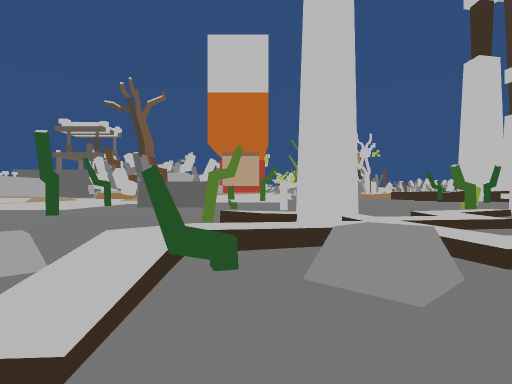
[1] (above)

23 first-person views from a walk through a 3-D level made in the Unity game engine. The camera is 1.4 m above the floor, looks level and sees 75° across. The floor is counted in squares, 1.61 m on a side. Each view is taken from the middle of a square. On the plan, view 1 faces up. The plan holds only what a view shows up to about 12 squares ahead; the rest is blank. The place goes on beyond the plan. The player is left out.

[2]
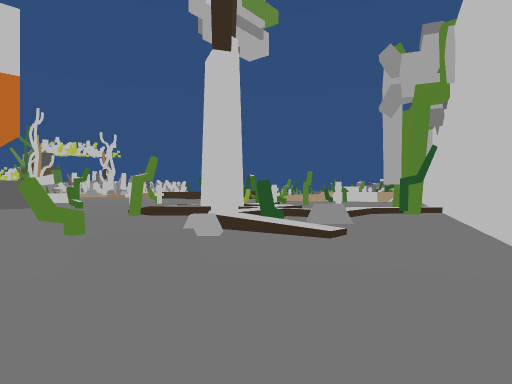

[3]
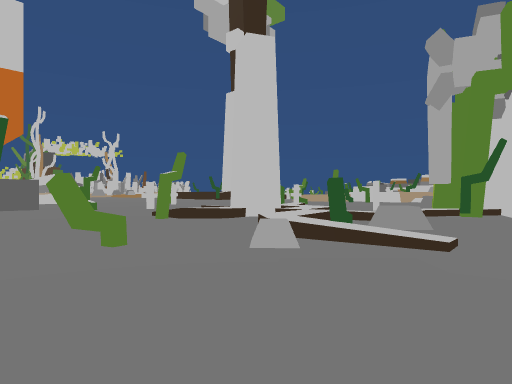

[4]
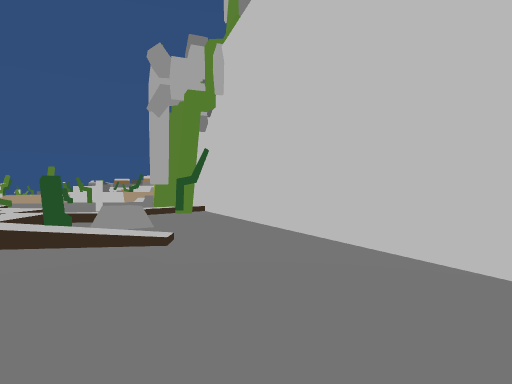

[5]
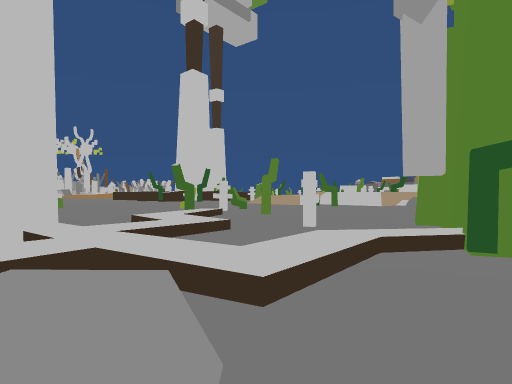

[6]
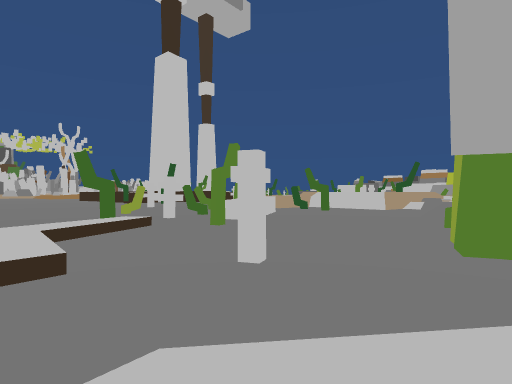

[7]
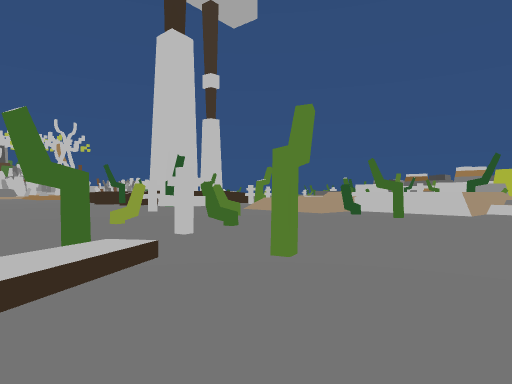

[8]
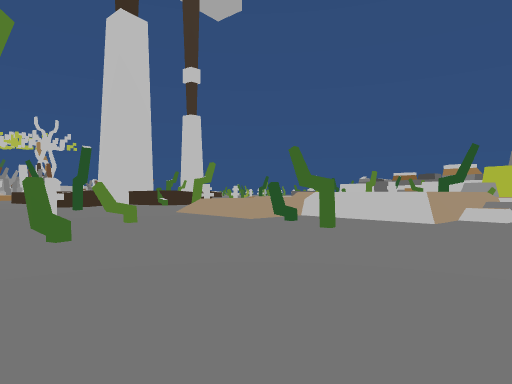

[9]
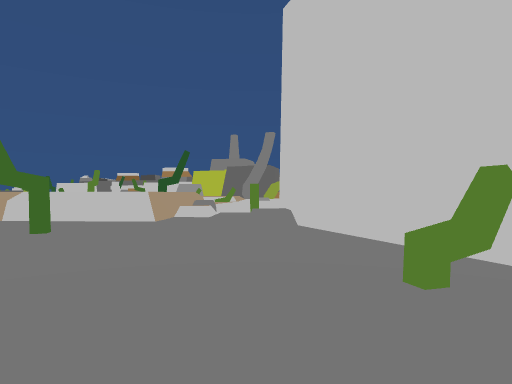

[10]
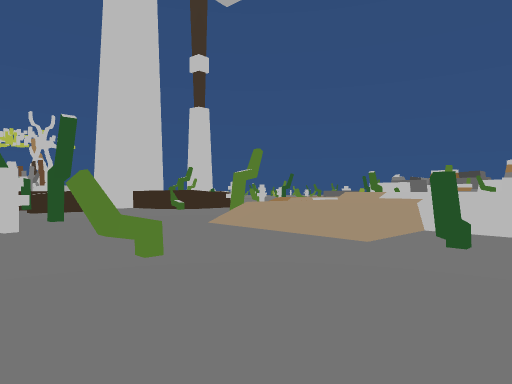

[11]
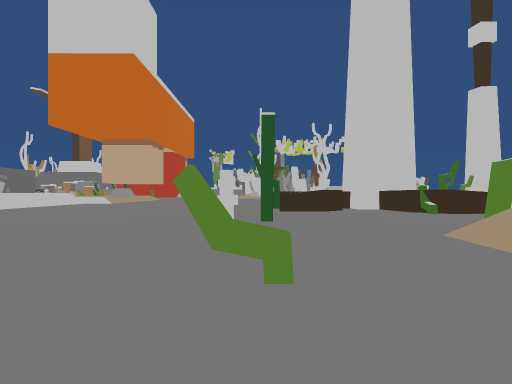

[12]
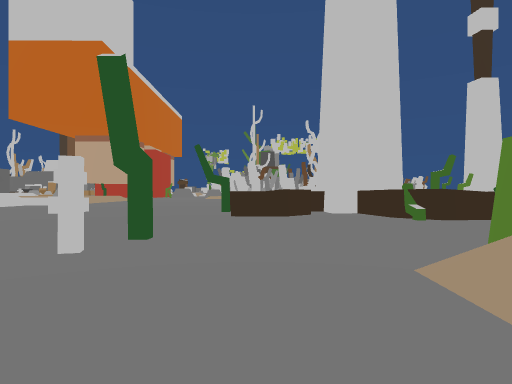

[13]
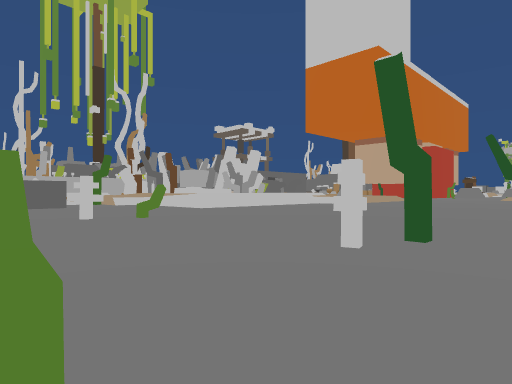

[14]
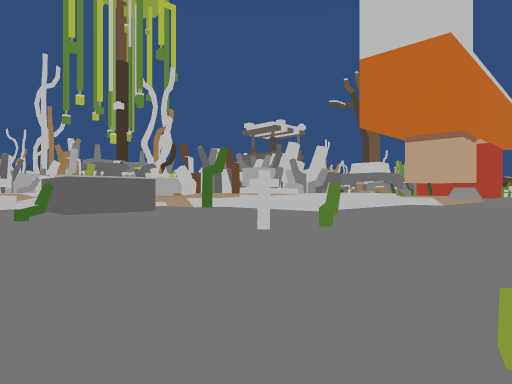

[15]
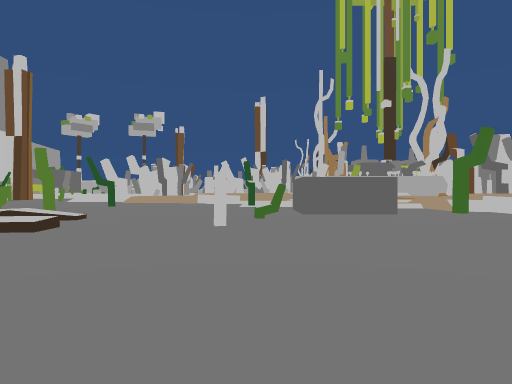

[16]
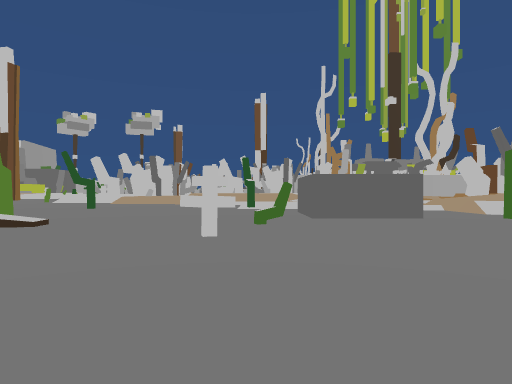

[17]
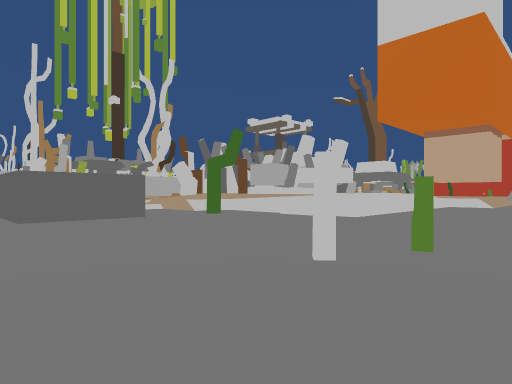

[18]
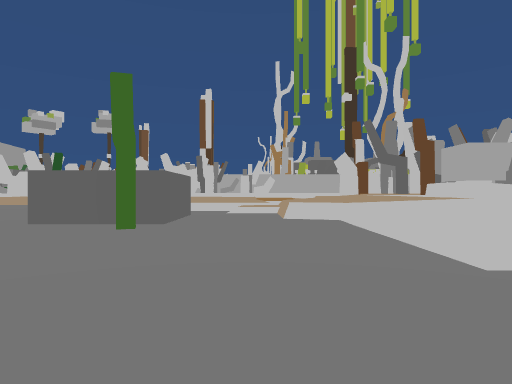

[19]
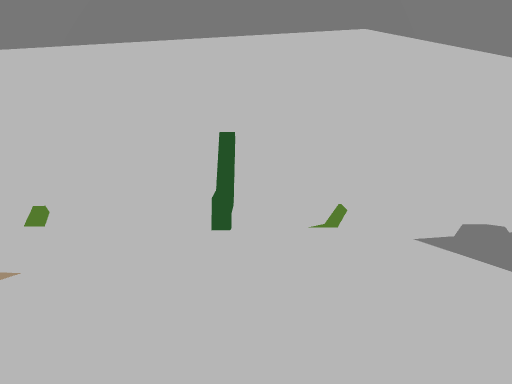

[20]
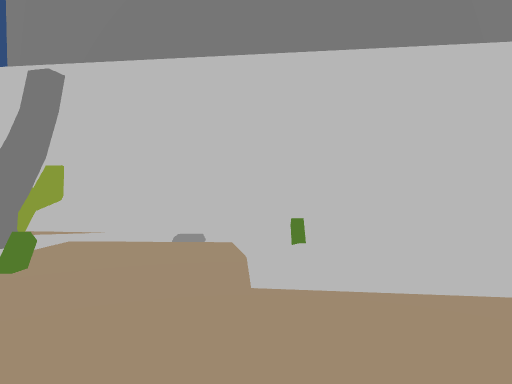

[21]
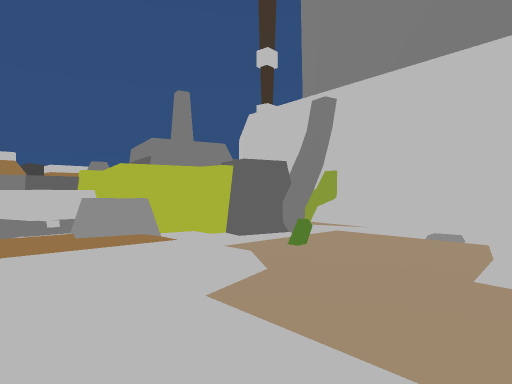

[22]
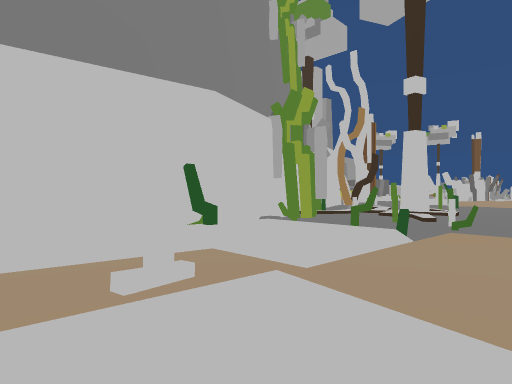

[23]
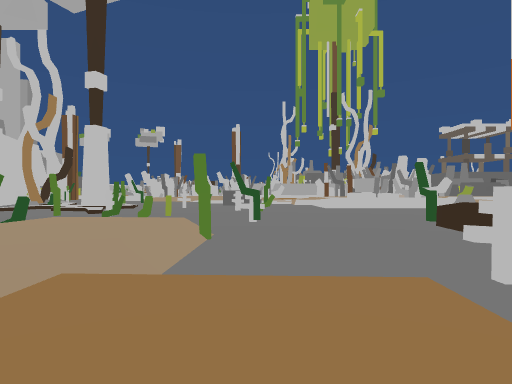

### Floor plan
Key: @ floor where view 1 was taken; # wall or solid block; x gap in a wall; . main floor; : floor 0.25 m higher than the main floor; + floor 0.5 m higher than the main floor; * floor 0.75 m higher than the main floor; % floor 1 m higher than the main floor; & floor 1.25 m higher than the main floor; $ floor 1.5 m higher than the main floor; / step, stairs or slope; = window, fence, low wall or low ledge; ^ raised ledge; v drop or lower ground.
Columns run from 7 left of view 1 to 43 right of it. Each row starts with its distance up from view 1.
 29       &&& .... .. .. ..#^^ ..^
 28  */*=====/...................#^
 27  */..........................=##
 26  //............................x
 25  .................................
 24  ............................... :.
 23  ............#.................. **
 22  ####........x.......##......... ** *
 21     #........#.............#..../**
 20     #.......#............./////////
 19  ####...................../%%%%%%%%$ $
 18    ......................./%%%%%%%%$$
 17   ....=...........#...=.../%%%%%%%/$$$$$$$  **/
 16   ......................../*//%%//%/////$$  **** =#
 15   ..........................//$$$/%^%%%%$$  **** ##
 14   ................#......#=.//$$$%%%%%%%%   **####
 13   .............#/........x..//$$$$$$//%%%%  //#
 12 .........//.../:/........#..//$$$$$$$/%%%= +++#
 11 ......// / ./:/...#........./v=##//*//%%%% +###
 10 .#....#/ #  /:................/==   //%%%% +##
  9 .......//#////.................     #///// ##
  8  ......../+://..........=^...#   /+++++/  +##
  7  ......../+....#.........=########++++++++++#
  6  .=...//+++..........#..###      ########+++#
  5  .=..=+/..+///...########               #####
  4 ....^/#/=./////###
  3 ....=//.^=...###
  2 .....//.......##
  1 x^=........####
  0 .=.....@.###
 -1  .....####
 -2 . ..###

Positions as (right, up) in squares from view 1, and headings:
1: (0, 0), facing up
2: (-7, -2), facing up-right
3: (-7, 0), facing up-right
4: (-7, 0), facing right
5: (1, 2), facing up-right
6: (5, 4), facing up-right
7: (7, 8), facing up-right
8: (11, 8), facing up-right
9: (11, 8), facing right
10: (13, 13), facing up-right
11: (15, 14), facing up
12: (17, 17), facing up
13: (17, 17), facing up-left
14: (11, 15), facing up-left
15: (10, 17), facing left
16: (8, 17), facing left
17: (8, 17), facing up-left
18: (6, 25), facing left
19: (24, 17), facing down
20: (30, 17), facing down
21: (29, 18), facing down-right
22: (30, 19), facing down-left
23: (29, 22), facing left
